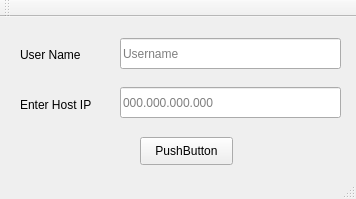
<?xml version="1.0" encoding="UTF-8"?>
<ui version="4.0">
 <class>MainWindowUI</class>
 <widget class="QMainWindow" name="MainWindowUI">
  <property name="geometry">
   <rect>
    <x>0</x>
    <y>0</y>
    <width>356</width>
    <height>199</height>
   </rect>
  </property>
  <property name="windowTitle">
   <string>MainWindowUI</string>
  </property>
  <widget class="QWidget" name="centralWidget">
   <widget class="QPushButton" name="connectButton">
    <property name="geometry">
     <rect>
      <x>140</x>
      <y>120</y>
      <width>93</width>
      <height>28</height>
     </rect>
    </property>
    <property name="autoFillBackground">
     <bool>false</bool>
    </property>
    <property name="text">
     <string>PushButton</string>
    </property>
    <property name="autoDefault">
     <bool>false</bool>
    </property>
   </widget>
   <widget class="QLineEdit" name="ipBox">
    <property name="geometry">
     <rect>
      <x>120</x>
      <y>70</y>
      <width>221</width>
      <height>31</height>
     </rect>
    </property>
    <property name="text">
     <string/>
    </property>
    <property name="placeholderText">
     <string>000.000.000.000</string>
    </property>
   </widget>
   <widget class="QLabel" name="label">
    <property name="geometry">
     <rect>
      <x>20</x>
      <y>80</y>
      <width>91</width>
      <height>16</height>
     </rect>
    </property>
    <property name="text">
     <string>Enter Host IP</string>
    </property>
   </widget>
   <widget class="QLineEdit" name="nameBox">
    <property name="geometry">
     <rect>
      <x>120</x>
      <y>21</y>
      <width>221</width>
      <height>31</height>
     </rect>
    </property>
    <property name="text">
     <string/>
    </property>
    <property name="placeholderText">
     <string>Username</string>
    </property>
   </widget>
   <widget class="QLabel" name="label_2">
    <property name="geometry">
     <rect>
      <x>20</x>
      <y>30</y>
      <width>81</width>
      <height>16</height>
     </rect>
    </property>
    <property name="text">
     <string>User Name</string>
    </property>
   </widget>
   <zorder>ipBox</zorder>
   <zorder>label</zorder>
   <zorder>nameBox</zorder>
   <zorder>label_2</zorder>
   <zorder>connectButton</zorder>
  </widget>
  <widget class="QMenuBar" name="menuBar">
   <property name="geometry">
    <rect>
     <x>0</x>
     <y>0</y>
     <width>356</width>
     <height>26</height>
    </rect>
   </property>
  </widget>
  <widget class="QToolBar" name="mainToolBar">
   <attribute name="toolBarArea">
    <enum>TopToolBarArea</enum>
   </attribute>
   <attribute name="toolBarBreak">
    <bool>false</bool>
   </attribute>
  </widget>
  <widget class="QStatusBar" name="statusBar"/>
 </widget>
 <layoutdefault spacing="6" margin="11"/>
 <resources/>
 <connections/>
</ui>
